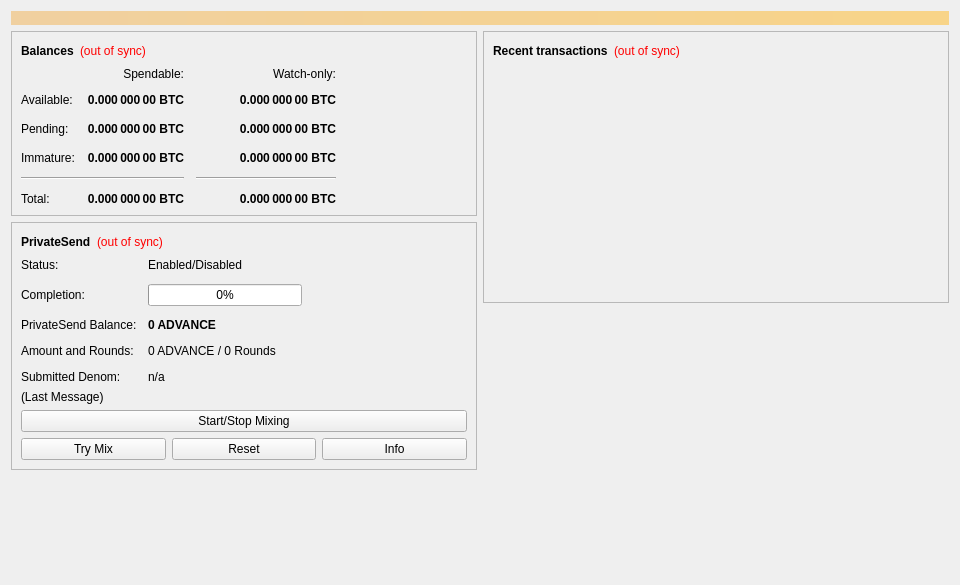
<?xml version="1.0" encoding="UTF-8"?>
<ui version="4.0">
 <class>OverviewPage</class>
 <widget class="QWidget" name="OverviewPage">
  <property name="geometry">
   <rect>
    <x>0</x>
    <y>0</y>
    <width>960</width>
    <height>585</height>
   </rect>
  </property>
  <property name="minimumSize">
   <size>
    <width>960</width>
    <height>0</height>
   </size>
  </property>
  <property name="windowTitle">
   <string>Form</string>
  </property>
  <layout class="QVBoxLayout" name="topLayout">
   <item>
    <widget class="QLabel" name="labelAlerts">
     <property name="visible">
      <bool>false</bool>
     </property>
     <property name="styleSheet">
      <string notr="true">QLabel { background-color: qlineargradient(x1: 0, y1: 0, x2: 1, y2: 0, stop:0 #F0D0A0, stop:1 #F8D488); color:#000000; }</string>
     </property>
     <property name="wordWrap">
      <bool>true</bool>
     </property>
     <property name="margin">
      <number>3</number>
     </property>
     <property name="textInteractionFlags">
      <set>Qt::TextSelectableByMouse</set>
     </property>
    </widget>
   </item>
   <item>
    <layout class="QHBoxLayout" name="horizontalLayout" stretch="1,1">
     <item>
      <layout class="QVBoxLayout" name="verticalLayout_2">
       <item>
        <widget class="QFrame" name="frame">
         <property name="frameShape">
          <enum>QFrame::StyledPanel</enum>
         </property>
         <property name="frameShadow">
          <enum>QFrame::Raised</enum>
         </property>
         <layout class="QVBoxLayout" name="verticalLayout_4">
          <item>
           <layout class="QHBoxLayout" name="horizontalLayout_4">
            <item>
             <widget class="QLabel" name="label_5">
              <property name="font">
               <font>
                <weight>75</weight>
                <bold>true</bold>
               </font>
              </property>
              <property name="text">
               <string>Balances</string>
              </property>
             </widget>
            </item>
            <item>
             <widget class="QLabel" name="labelWalletStatus">
              <property name="toolTip">
               <string>The displayed information may be out of date. Your wallet automatically synchronizes with the Advance network after a connection is established, but this process has not completed yet.</string>
              </property>
              <property name="styleSheet">
               <string notr="true">QLabel { color: red; }</string>
              </property>
              <property name="text">
               <string notr="true">(out of sync)</string>
              </property>
              <property name="alignment">
               <set>Qt::AlignLeading|Qt::AlignLeft|Qt::AlignVCenter</set>
              </property>
             </widget>
            </item>
            <item>
             <spacer name="horizontalSpacer_3">
              <property name="orientation">
               <enum>Qt::Horizontal</enum>
              </property>
              <property name="sizeHint" stdset="0">
               <size>
                <width>40</width>
                <height>20</height>
               </size>
              </property>
             </spacer>
            </item>
           </layout>
          </item>
          <item>
           <layout class="QGridLayout" name="gridLayout">
            <property name="spacing">
             <number>12</number>
            </property>
            <item row="2" column="2">
             <widget class="QLabel" name="labelWatchPending">
              <property name="font">
               <font>
                <weight>75</weight>
                <bold>true</bold>
               </font>
              </property>
              <property name="cursor">
               <cursorShape>IBeamCursor</cursorShape>
              </property>
              <property name="toolTip">
               <string>Unconfirmed transactions to watch-only addresses</string>
              </property>
              <property name="text">
               <string notr="true">0.000 000 00 BTC</string>
              </property>
              <property name="alignment">
               <set>Qt::AlignRight|Qt::AlignTrailing|Qt::AlignVCenter</set>
              </property>
              <property name="textInteractionFlags">
               <set>Qt::LinksAccessibleByMouse|Qt::TextSelectableByKeyboard|Qt::TextSelectableByMouse</set>
              </property>
             </widget>
            </item>
            <item row="2" column="1">
             <widget class="QLabel" name="labelUnconfirmed">
              <property name="font">
               <font>
                <weight>75</weight>
                <bold>true</bold>
               </font>
              </property>
              <property name="cursor">
               <cursorShape>IBeamCursor</cursorShape>
              </property>
              <property name="toolTip">
               <string>Total of transactions that have yet to be confirmed, and do not yet count toward the spendable balance</string>
              </property>
              <property name="text">
               <string notr="true">0.000 000 00 BTC</string>
              </property>
              <property name="alignment">
               <set>Qt::AlignRight|Qt::AlignTrailing|Qt::AlignVCenter</set>
              </property>
              <property name="textInteractionFlags">
               <set>Qt::LinksAccessibleByMouse|Qt::TextSelectableByKeyboard|Qt::TextSelectableByMouse</set>
              </property>
             </widget>
            </item>
            <item row="3" column="2">
             <widget class="QLabel" name="labelWatchImmature">
              <property name="font">
               <font>
                <weight>75</weight>
                <bold>true</bold>
               </font>
              </property>
              <property name="cursor">
               <cursorShape>IBeamCursor</cursorShape>
              </property>
              <property name="toolTip">
               <string>Mined balance in watch-only addresses that has not yet matured</string>
              </property>
              <property name="text">
               <string notr="true">0.000 000 00 BTC</string>
              </property>
              <property name="alignment">
               <set>Qt::AlignRight|Qt::AlignTrailing|Qt::AlignVCenter</set>
              </property>
              <property name="textInteractionFlags">
               <set>Qt::LinksAccessibleByMouse|Qt::TextSelectableByKeyboard|Qt::TextSelectableByMouse</set>
              </property>
             </widget>
            </item>
            <item row="4" column="0" colspan="2">
             <widget class="Line" name="lineSpendableBalance">
              <property name="orientation">
               <enum>Qt::Horizontal</enum>
              </property>
             </widget>
            </item>
            <item row="4" column="2">
             <widget class="Line" name="lineWatchBalance">
              <property name="sizePolicy">
               <sizepolicy hsizetype="Preferred" vsizetype="Fixed">
                <horstretch>0</horstretch>
                <verstretch>0</verstretch>
               </sizepolicy>
              </property>
              <property name="minimumSize">
               <size>
                <width>140</width>
                <height>0</height>
               </size>
              </property>
              <property name="orientation">
               <enum>Qt::Horizontal</enum>
              </property>
             </widget>
            </item>
            <item row="5" column="0">
             <widget class="QLabel" name="labelTotalText">
              <property name="text">
               <string>Total:</string>
              </property>
             </widget>
            </item>
            <item row="3" column="1">
             <widget class="QLabel" name="labelImmature">
              <property name="font">
               <font>
                <weight>75</weight>
                <bold>true</bold>
               </font>
              </property>
              <property name="cursor">
               <cursorShape>IBeamCursor</cursorShape>
              </property>
              <property name="toolTip">
               <string>Mined balance that has not yet matured</string>
              </property>
              <property name="text">
               <string notr="true">0.000 000 00 BTC</string>
              </property>
              <property name="alignment">
               <set>Qt::AlignRight|Qt::AlignTrailing|Qt::AlignVCenter</set>
              </property>
              <property name="textInteractionFlags">
               <set>Qt::LinksAccessibleByMouse|Qt::TextSelectableByKeyboard|Qt::TextSelectableByMouse</set>
              </property>
             </widget>
            </item>
            <item row="2" column="3">
             <spacer name="horizontalSpacer_2">
              <property name="orientation">
               <enum>Qt::Horizontal</enum>
              </property>
              <property name="sizeHint" stdset="0">
               <size>
                <width>40</width>
                <height>20</height>
               </size>
              </property>
             </spacer>
            </item>
            <item row="3" column="0">
             <widget class="QLabel" name="labelImmatureText">
              <property name="text">
               <string>Immature:</string>
              </property>
             </widget>
            </item>
            <item row="5" column="1">
             <widget class="QLabel" name="labelTotal">
              <property name="font">
               <font>
                <weight>75</weight>
                <bold>true</bold>
               </font>
              </property>
              <property name="cursor">
               <cursorShape>IBeamCursor</cursorShape>
              </property>
              <property name="toolTip">
               <string>Your current total balance</string>
              </property>
              <property name="text">
               <string notr="true">0.000 000 00 BTC</string>
              </property>
              <property name="alignment">
               <set>Qt::AlignRight|Qt::AlignTrailing|Qt::AlignVCenter</set>
              </property>
              <property name="textInteractionFlags">
               <set>Qt::LinksAccessibleByMouse|Qt::TextSelectableByKeyboard|Qt::TextSelectableByMouse</set>
              </property>
             </widget>
            </item>
            <item row="5" column="2">
             <widget class="QLabel" name="labelWatchTotal">
              <property name="font">
               <font>
                <weight>75</weight>
                <bold>true</bold>
               </font>
              </property>
              <property name="cursor">
               <cursorShape>IBeamCursor</cursorShape>
              </property>
              <property name="toolTip">
               <string>Current total balance in watch-only addresses</string>
              </property>
              <property name="text">
               <string notr="true">0.000 000 00 BTC</string>
              </property>
              <property name="alignment">
               <set>Qt::AlignRight|Qt::AlignTrailing|Qt::AlignVCenter</set>
              </property>
              <property name="textInteractionFlags">
               <set>Qt::LinksAccessibleByMouse|Qt::TextSelectableByKeyboard|Qt::TextSelectableByMouse</set>
              </property>
             </widget>
            </item>
            <item row="0" column="2">
             <widget class="QLabel" name="labelWatchonly">
              <property name="text">
               <string>Watch-only:</string>
              </property>
              <property name="alignment">
               <set>Qt::AlignRight|Qt::AlignTrailing|Qt::AlignVCenter</set>
              </property>
             </widget>
            </item>
            <item row="1" column="0">
             <widget class="QLabel" name="labelBalanceText">
              <property name="text">
               <string>Available:</string>
              </property>
             </widget>
            </item>
            <item row="1" column="1">
             <widget class="QLabel" name="labelBalance">
              <property name="font">
               <font>
                <weight>75</weight>
                <bold>true</bold>
               </font>
              </property>
              <property name="cursor">
               <cursorShape>IBeamCursor</cursorShape>
              </property>
              <property name="toolTip">
               <string>Your current spendable balance</string>
              </property>
              <property name="text">
               <string notr="true">0.000 000 00 BTC</string>
              </property>
              <property name="alignment">
               <set>Qt::AlignRight|Qt::AlignTrailing|Qt::AlignVCenter</set>
              </property>
              <property name="textInteractionFlags">
               <set>Qt::LinksAccessibleByMouse|Qt::TextSelectableByKeyboard|Qt::TextSelectableByMouse</set>
              </property>
             </widget>
            </item>
            <item row="1" column="2">
             <widget class="QLabel" name="labelWatchAvailable">
              <property name="font">
               <font>
                <weight>75</weight>
                <bold>true</bold>
               </font>
              </property>
              <property name="cursor">
               <cursorShape>IBeamCursor</cursorShape>
              </property>
              <property name="toolTip">
               <string>Your current balance in watch-only addresses</string>
              </property>
              <property name="text">
               <string notr="true">0.000 000 00 BTC</string>
              </property>
              <property name="alignment">
               <set>Qt::AlignRight|Qt::AlignTrailing|Qt::AlignVCenter</set>
              </property>
              <property name="textInteractionFlags">
               <set>Qt::LinksAccessibleByMouse|Qt::TextSelectableByKeyboard|Qt::TextSelectableByMouse</set>
              </property>
             </widget>
            </item>
            <item row="2" column="0">
             <widget class="QLabel" name="labelPendingText">
              <property name="text">
               <string>Pending:</string>
              </property>
             </widget>
            </item>
            <item row="0" column="1">
             <widget class="QLabel" name="labelSpendable">
              <property name="text">
               <string>Spendable:</string>
              </property>
              <property name="alignment">
               <set>Qt::AlignRight|Qt::AlignTrailing|Qt::AlignVCenter</set>
              </property>
             </widget>
            </item>
           </layout>
          </item>
         </layout>
        </widget>
       </item>
       <item>
        <widget class="QFrame" name="framePrivateSend">
         <property name="layoutDirection">
          <enum>Qt::LeftToRight</enum>
         </property>
         <property name="frameShape">
          <enum>QFrame::StyledPanel</enum>
         </property>
         <property name="frameShadow">
          <enum>QFrame::Raised</enum>
         </property>
         <layout class="QVBoxLayout" name="VerticalLayout_PS1">
          <item>
           <layout class="QHBoxLayout" name="horizontalLayout_5">
            <item>
             <widget class="QLabel" name="labelPrivateSendHeader">
              <property name="font">
               <font>
                <weight>75</weight>
                <bold>true</bold>
               </font>
              </property>
              <property name="text">
               <string>PrivateSend</string>
              </property>
             </widget>
            </item>
            <item>
             <widget class="QLabel" name="labelPrivateSendSyncStatus">
              <property name="toolTip">
               <string>The displayed information may be out of date. Your wallet automatically synchronizes with the Advance network after a connection is established, but this process has not completed yet.</string>
              </property>
              <property name="styleSheet">
               <string notr="true">QLabel { color: red; }</string>
              </property>
              <property name="text">
               <string notr="true">(out of sync)</string>
              </property>
              <property name="alignment">
               <set>Qt::AlignLeading|Qt::AlignLeft|Qt::AlignVCenter</set>
              </property>
             </widget>
            </item>
            <item>
             <spacer name="horizontalSpacer_4">
              <property name="orientation">
               <enum>Qt::Horizontal</enum>
              </property>
              <property name="sizeHint" stdset="0">
               <size>
                <width>40</width>
                <height>20</height>
               </size>
              </property>
             </spacer>
            </item>
           </layout>
          </item>
          <item>
           <layout class="QFormLayout" name="privateSendFormLayout">
            <property name="fieldGrowthPolicy">
             <enum>QFormLayout::AllNonFixedFieldsGrow</enum>
            </property>
            <property name="horizontalSpacing">
             <number>11</number>
            </property>
            <property name="verticalSpacing">
             <number>12</number>
            </property>
            <item row="0" column="0">
             <widget class="QLabel" name="labelPrivateSendEnabledText">
              <property name="text">
               <string>Status:</string>
              </property>
             </widget>
            </item>
            <item row="0" column="1">
             <widget class="QLabel" name="labelPrivateSendEnabled">
              <property name="text">
               <string>Enabled/Disabled</string>
              </property>
             </widget>
            </item>
            <item row="1" column="0">
             <widget class="QLabel" name="labelCompletitionText">
              <property name="text">
               <string>Completion:</string>
              </property>
             </widget>
            </item>
            <item row="1" column="1">
             <widget class="QProgressBar" name="privateSendProgress">
              <property name="maximumSize">
               <size>
                <width>154</width>
                <height>16777215</height>
               </size>
              </property>
              <property name="value">
               <number>0</number>
              </property>
             </widget>
            </item>
            <item row="2" column="0">
             <widget class="QLabel" name="labelAnonymizedText">
              <property name="text">
               <string>PrivateSend Balance:</string>
              </property>
             </widget>
            </item>
            <item row="2" column="1">
             <widget class="QLabel" name="labelAnonymized">
              <property name="font">
               <font>
                <weight>75</weight>
                <bold>true</bold>
               </font>
              </property>
              <property name="text">
               <string notr="true">0 ADVANCE</string>
              </property>
             </widget>
            </item>
            <item row="3" column="0">
             <widget class="QLabel" name="labelAmountAndRoundsText">
              <property name="text">
               <string>Amount and Rounds:</string>
              </property>
             </widget>
            </item>
            <item row="3" column="1">
             <widget class="QLabel" name="labelAmountRounds">
              <property name="text">
               <string>0 ADVANCE / 0 Rounds</string>
              </property>
             </widget>
            </item>
            <item row="4" column="0">
             <widget class="QLabel" name="labelSubmittedDenomText">
              <property name="text">
               <string>Submitted Denom:</string>
              </property>
             </widget>
            </item>
            <item row="4" column="1">
             <widget class="QLabel" name="labelSubmittedDenom">
              <property name="toolTip">
               <string>The denominations you submitted to the Masternode.&lt;br&gt;To mix, other users must submit the exact same denominations.</string>
              </property>
              <property name="text">
               <string>n/a</string>
              </property>
             </widget>
            </item>
           </layout>
          </item>
          <item>
           <layout class="QVBoxLayout" name="VerticalLayout_PS">
            <item>
             <widget class="QLabel" name="labelPrivateSendLastMessage">
              <property name="text">
               <string>(Last Message)</string>
              </property>
              <property name="alignment">
               <set>Qt::AlignLeading|Qt::AlignLeft|Qt::AlignTop</set>
              </property>
              <property name="wordWrap">
               <bool>true</bool>
              </property>
             </widget>
            </item>
            <item>
             <widget class="QPushButton" name="togglePrivateSend">
              <property name="sizePolicy">
               <sizepolicy hsizetype="MinimumExpanding" vsizetype="Fixed">
                <horstretch>0</horstretch>
                <verstretch>0</verstretch>
               </sizepolicy>
              </property>
              <property name="text">
               <string>Start/Stop Mixing</string>
              </property>
             </widget>
            </item>
            <item>
             <layout class="QHBoxLayout" name="horizontalLayout_debugbuttons">
              <item>
               <widget class="QPushButton" name="privateSendAuto">
                <property name="sizePolicy">
                 <sizepolicy hsizetype="MinimumExpanding" vsizetype="Fixed">
                  <horstretch>0</horstretch>
                  <verstretch>0</verstretch>
                 </sizepolicy>
                </property>
                <property name="toolTip">
                 <string>Try to manually submit a PrivateSend request.</string>
                </property>
                <property name="text">
                 <string>Try Mix</string>
                </property>
               </widget>
              </item>
              <item>
               <widget class="QPushButton" name="privateSendReset">
                <property name="sizePolicy">
                 <sizepolicy hsizetype="MinimumExpanding" vsizetype="Fixed">
                  <horstretch>0</horstretch>
                  <verstretch>0</verstretch>
                 </sizepolicy>
                </property>
                <property name="toolTip">
                 <string>Reset the current status of PrivateSend (can interrupt PrivateSend if it's in the process of Mixing, which can cost you money!)</string>
                </property>
                <property name="autoFillBackground">
                 <bool>false</bool>
                </property>
                <property name="text">
                 <string>Reset</string>
                </property>
               </widget>
              </item>
              <item>
               <widget class="QPushButton" name="privateSendInfo">
                <property name="sizePolicy">
                 <sizepolicy hsizetype="MinimumExpanding" vsizetype="Fixed">
                  <horstretch>0</horstretch>
                  <verstretch>0</verstretch>
                 </sizepolicy>
                </property>
                <property name="toolTip">
                 <string>Information about PrivateSend and Mixing</string>
                </property>
                <property name="text">
                 <string>Info</string>
                </property>
               </widget>
              </item>
             </layout>
            </item>
           </layout>
          </item>
         </layout>
        </widget>
       </item>
       <item>
        <spacer name="verticalSpacer">
         <property name="orientation">
          <enum>Qt::Vertical</enum>
         </property>
         <property name="sizeHint" stdset="0">
          <size>
           <width>20</width>
           <height>40</height>
          </size>
         </property>
        </spacer>
       </item>
      </layout>
     </item>
     <item>
      <layout class="QVBoxLayout" name="verticalLayout_3">
       <item>
        <widget class="QFrame" name="frame_2">
         <property name="frameShape">
          <enum>QFrame::StyledPanel</enum>
         </property>
         <property name="frameShadow">
          <enum>QFrame::Raised</enum>
         </property>
         <layout class="QVBoxLayout" name="verticalLayout">
          <item>
           <layout class="QHBoxLayout" name="horizontalLayout_2">
            <item>
             <widget class="QLabel" name="label_4">
              <property name="font">
               <font>
                <weight>75</weight>
                <bold>true</bold>
               </font>
              </property>
              <property name="text">
               <string>Recent transactions</string>
              </property>
             </widget>
            </item>
            <item>
             <widget class="QLabel" name="labelTransactionsStatus">
              <property name="toolTip">
               <string>The displayed information may be out of date. Your wallet automatically synchronizes with the Advance network after a connection is established, but this process has not completed yet.</string>
              </property>
              <property name="styleSheet">
               <string notr="true">QLabel { color: red; }</string>
              </property>
              <property name="text">
               <string notr="true">(out of sync)</string>
              </property>
              <property name="alignment">
               <set>Qt::AlignLeading|Qt::AlignLeft|Qt::AlignVCenter</set>
              </property>
             </widget>
            </item>
            <item>
             <spacer name="horizontalSpacer">
              <property name="orientation">
               <enum>Qt::Horizontal</enum>
              </property>
              <property name="sizeHint" stdset="0">
               <size>
                <width>40</width>
                <height>20</height>
               </size>
              </property>
             </spacer>
            </item>
           </layout>
          </item>
          <item>
           <widget class="QListView" name="listTransactions">
            <property name="styleSheet">
             <string notr="true">QListView { background: transparent; }</string>
            </property>
            <property name="frameShape">
             <enum>QFrame::NoFrame</enum>
            </property>
            <property name="verticalScrollBarPolicy">
             <enum>Qt::ScrollBarAlwaysOff</enum>
            </property>
            <property name="horizontalScrollBarPolicy">
             <enum>Qt::ScrollBarAlwaysOff</enum>
            </property>
            <property name="selectionMode">
             <enum>QAbstractItemView::NoSelection</enum>
            </property>
           </widget>
          </item>
         </layout>
        </widget>
       </item>
       <item>
        <spacer name="verticalSpacer_2">
         <property name="orientation">
          <enum>Qt::Vertical</enum>
         </property>
         <property name="sizeHint" stdset="0">
          <size>
           <width>20</width>
           <height>40</height>
          </size>
         </property>
        </spacer>
       </item>
      </layout>
     </item>
    </layout>
   </item>
  </layout>
 </widget>
 <resources/>
 <connections/>
</ui>
